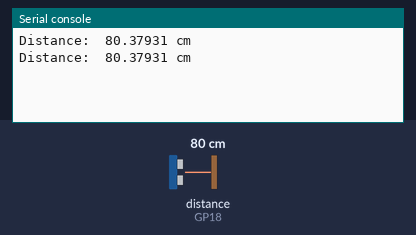
Bench run of a program on a simulated Raspberry Pi Pico running MicroPython. Parts: the last lines printed to the serial console. Inputs (shaded band) come from the test bench; at power-on: distance to the obstacle (sensor on GP18) 80 cm. The echo pulse lasts 58.3 µs per cm.

Above: at 1.2 s.
1.3 s: distance to the obstacle (sensor on GP18) set to 2 cm
At 2.6 s:
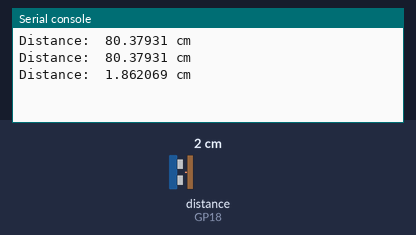
2.8 s: distance to the obstacle (sensor on GP18) set to 4 cm
At 3.8 s:
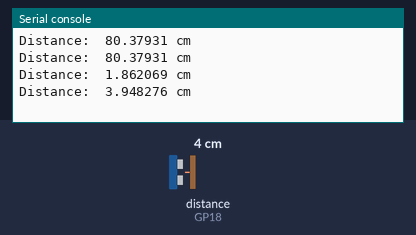
Timing chart, 0 to 5.8 s (numbered marks = the images above; inputs shaded):
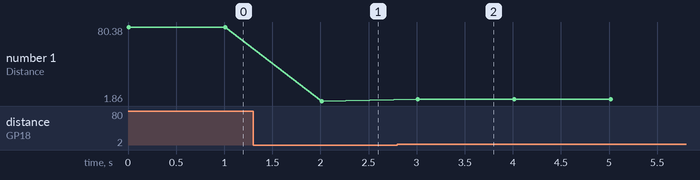

Measured:
- after the input at 1.3 s, the serial console: prints a new line after 0.71 s (image 1)
- after the input at 2.8 s, the serial console: prints a new line after 0.21 s (image 2)
- plotted number 1: 80.38 → 1.86 after the input at 1.3 s, 1.86 → 3.95 after the input at 2.8 s

The program:

hcSR04_demo.py
```python
import machine
import time

# Define the pins where the sensor is connected
trigger = machine.Pin(19, machine.Pin.OUT)
echo    = machine.Pin(18, machine.Pin.IN)

def get_distance():
    # Send a 10 microsecond pulse.
    trigger.low()
    time.sleep_us(2)  # Wait for 2 microseconds low pulse
    trigger.high()
    time.sleep_us(10)  # Keep the trigger high for 10 microseconds
    trigger.low()

    # Wait for the pulse on the echo pin.
    while echo.value() == 0:
        pass
    start = time.ticks_us()

    # Measure the duration of the high pulse.
    while echo.value() == 1:
        pass
    finish = time.ticks_us()

    # Calculate the distance in centimeters and return it.
    return (finish - start) / 58.0

while True:
    print("Distance: ", get_distance(), "cm")
    time.sleep(1)
```
